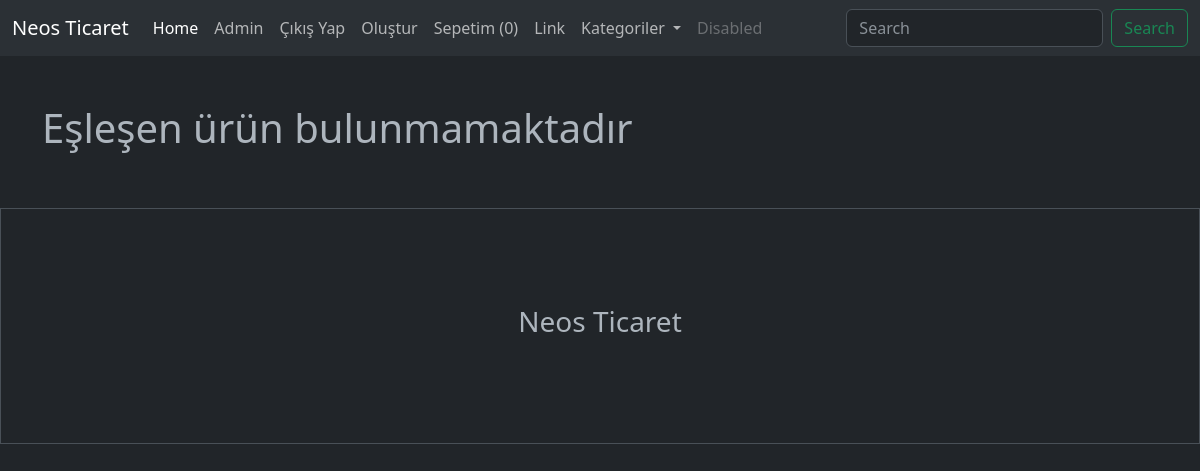
/sepet/ (signed in), run on an earlier commit of the app's database.
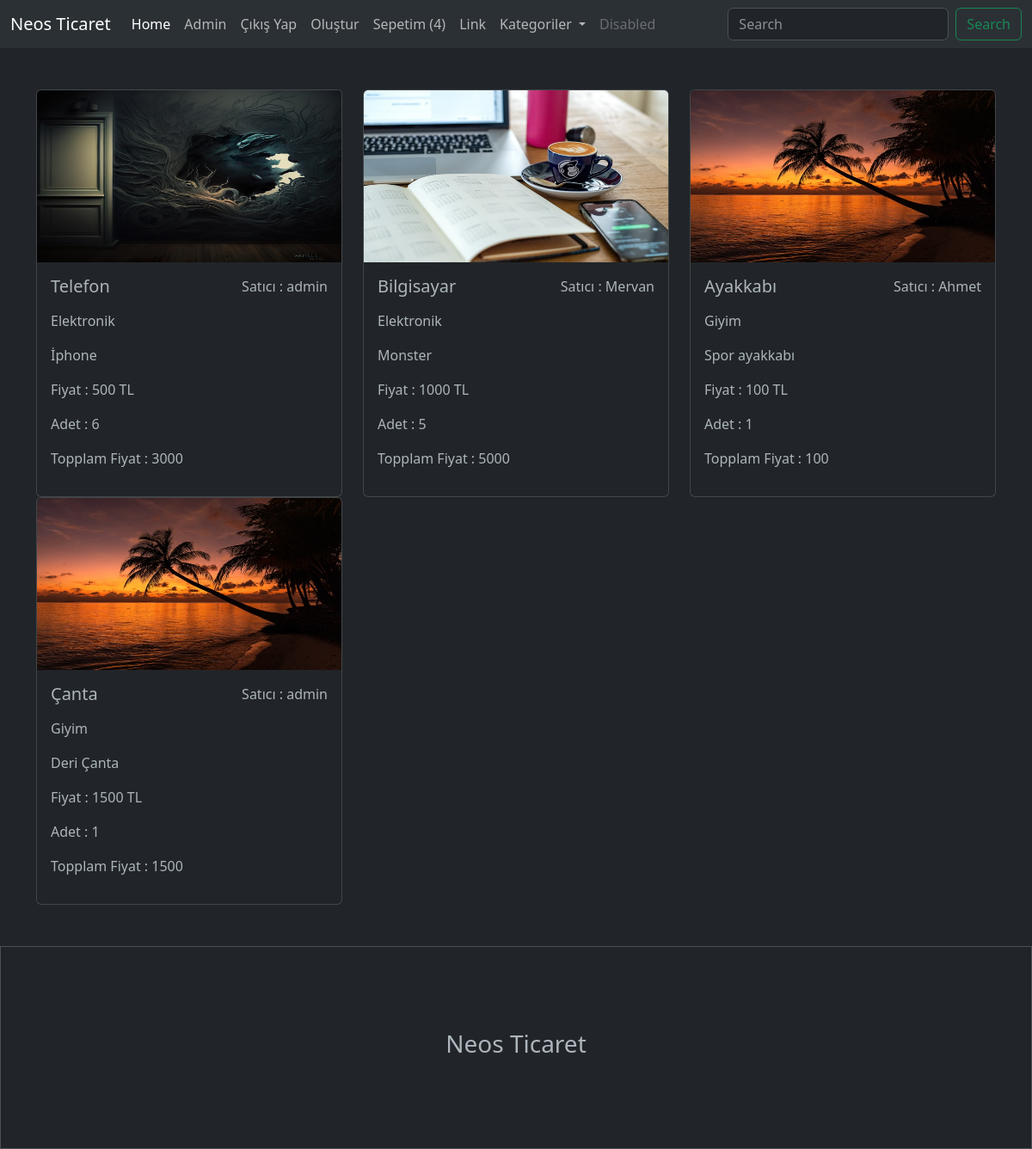
And on a later commit of the database.
### urunler/models.py (models this page shows, shortened)
class Sepet(models.Model):
    user = models.ForeignKey(User, on_delete=models.CASCADE)
    urun = models.ForeignKey(Urun, on_delete=models.CASCADE)
    adet = models.IntegerField()
    toplamFiyat = models.IntegerField()
    odendiMi = models.BooleanField(default=False)
    created_at = models.DateTimeField(auto_now_add = True)

class Urun(models.Model):
    satici = models.ForeignKey(User, on_delete=models.CASCADE, null=True)
    kategori = models.ForeignKey(Kategori, on_delete=models.SET_NULL, null=True)
    altkategori = models.ManyToManyField(AltKategori)
    seriNo = models.OneToOneField(Tek, on_delete=models.CASCADE, null=True, blank=True)
    isim = models.CharField(max_length=100)
    aciklama = models.TextField(max_length=1000)
    fiyat = models.IntegerField()
    resim = models.FileField(upload_to = 'urunler/')

class Kategori(models.Model):
    isim = models.CharField(max_length=100)

### urunler/views.py (the view)
# urls.py: path('sepet/', sepet, name='sepet')
def sepet(request):
    sepet = Sepet.objects.filter(user = request.user, odendiMi = False)
    context = {
        'sepet':sepet
    }
    return render(request, 'sepet.html', context)

### urunler/templates/sepet.html
{% extends "index.html" %}
{% load static %}
{% block content %}
    <div class="container mt-5">
        <div class="row">
            {% if sepet|length > 0 %}
            {% for urun in sepet %}
                <div class="col-4">
                    <div class="card">
                        <img src="{{urun.urun.resim.url}}" height="200" class="card-img-top" alt="...">
                        <div class="card-body">
                            <div class="d-flex justify-content-between">
                                <h5 class="card-title">{{urun.urun.isim}}</h5>
                                <p>Satıcı : {{urun.urun.satici.username}}</p>
                            </div>
                            <p>{{urun.urun.kategori.isim}}</p>
                            <p class="card-text">{{urun.urun.aciklama}}</p>
                            <p>Fiyat : {{urun.urun.fiyat}} TL</p>
                            <p>Adet : {{urun.adet}}</p>
                            <p>Topplam Fiyat : {{urun.toplamFiyat}}</p>
                        </div>
                    </div>
                </div>
            {% endfor %}
            {% else %}
            <h1>Eşleşen ürün bulunmamaktadır</h1>
            {% endif %}
        </div>
    </div>
{% endblock content %}

### urunler/templates/index.html (shortened to what this page needs)
<!DOCTYPE html>
<html lang="en">
<head>
    <link href="https://cdn.jsdelivr.net/npm/bootstrap@5.3.0-alpha1/dist/css/bootstrap.min.css" rel="stylesheet">
</head>
<body data-bs-theme="dark">
    {% include "includes/_navbar.html" %}
    {% block content %}{% endblock content %}
    {% include "includes/_footer.html" %}
</body>
</html>

### urunler/templates/includes/_navbar.html (shortened to what this page needs)
<nav class="navbar navbar-expand-lg bg-body-tertiary">
    <div class="container-fluid">
        <a class="navbar-brand" href="/">Neos Ticaret</a>
        <div class="collapse navbar-collapse" id="navbarSupportedContent">
            <ul class="navbar-nav me-auto mb-2 mb-lg-0">
            <li class="nav-item">
                <a class="nav-link active" aria-current="page" href="#">Home</a>
            </li>
            {% if user.is_authenticated %}
                <li class="nav-item">
                    <a class="nav-link text-capitalize" href="#">{{request.user}}</a>
                </li>
                <li class="nav-item">
                    <a class="nav-link" href="/cikis/">Çıkış Yap</a>
                </li>
                <li class="nav-item">
                    <a class="nav-link" href="/olustur/">Oluştur</a>
                </li>
                <li class="nav-item">
                    <a class="nav-link" href="/sepet/">Sepetim ({{request.user.sepet_set.all.count}})</a>
                </li>
            {% endif %}
            <li class="nav-item">
                <a class="nav-link" href="#">Link</a>
            </li>
            <li class="nav-item dropdown">
                <a class="nav-link dropdown-toggle" href="#" role="button" data-bs-toggle="dropdown" aria-expanded="false">
                    Kategoriler
                </a>
            </li>
            <li class="nav-item">
                <a class="nav-link disabled">Disabled</a>
            </li>
            </ul>
            <form class="d-flex" action="/" role="search" method="GET">
                <input class="form-control me-2" type="search" name="search" value="{{search}}" placeholder="Search" aria-label="Search">
                <button class="btn btn-outline-success" type="submit">Search</button>
            </form>
        </div>
    </div>
</nav>

### urunler/templates/includes/_footer.html
<footer class="mt-5 p-5 border">
    <h3 class="text-center p-5">Neos Ticaret</h3>
</footer>

What changed in the data, as far as the page shows it:
added Sepet: urun.resim (picture), urun.isim "Telefon", urun.satici.username "admin", urun.kategori.isim "Elektronik", urun.aciklama "İphone", urun.fiyat "500", adet "6", toplamFiyat "3000"
added Sepet: urun.resim (picture), urun.isim "Bilgisayar", urun.satici.username "Mervan", urun.kategori.isim "Elektronik", urun.aciklama "Monster", urun.fiyat "1000", adet "5", toplamFiyat "5000"
added Sepet: urun.resim (picture), urun.isim "Ayakkabı", urun.satici.username "Ahmet", urun.kategori.isim "Giyim", urun.aciklama "Spor ayakkabı", urun.fiyat "100", adet "1", toplamFiyat "100"
added Sepet: urun.resim (picture), urun.isim "Çanta", urun.satici.username "admin", urun.kategori.isim "Giyim", urun.aciklama "Deri Çanta", urun.fiyat "1500", adet "1", toplamFiyat "1500"
Also different on the page:
{{ request.user.sepet_set.all.count }}: "0" → "4"
text no longer shown: "Eşleşen ürün bulunmamaktadır"
